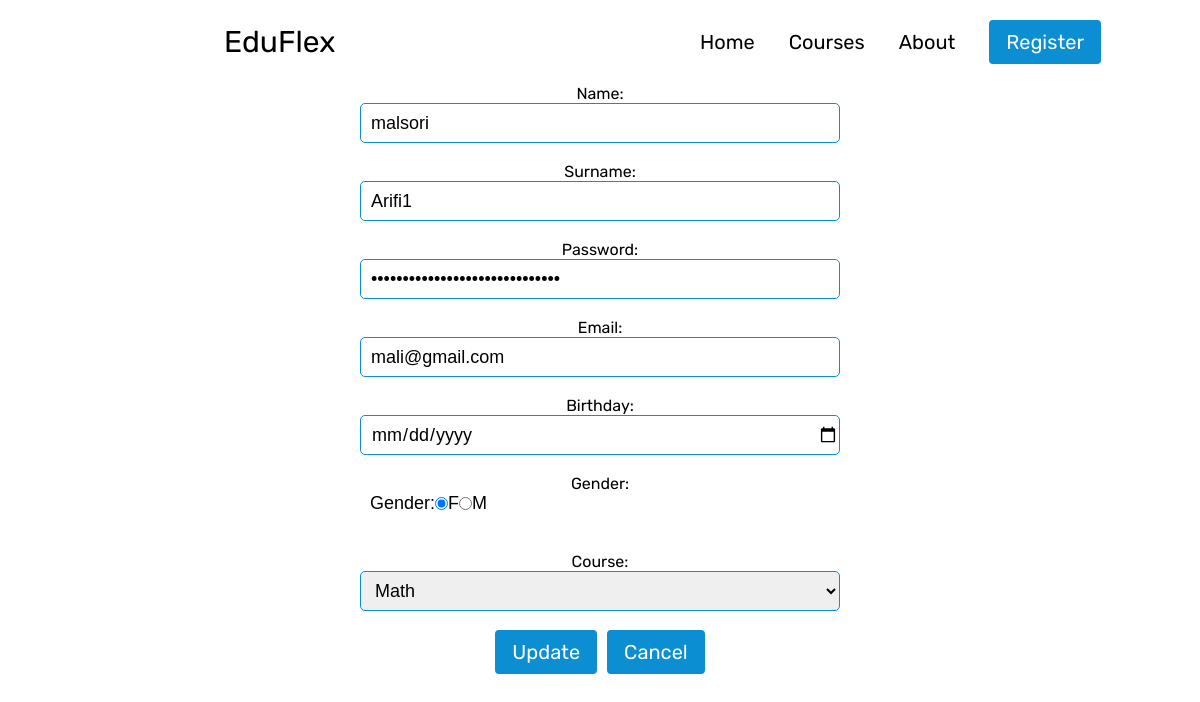
Screenshot of /coliprojekt/admupdate.php?update=8 with the database file from the repository.
### tables this page shows
CREATE TABLE `registration` (
  `id` int(11) NOT NULL,
  `firstName` varchar(30) DEFAULT NULL,
  `lastName` varchar(30) DEFAULT NULL,
  `password` char(50) DEFAULT NULL,
  `email` varchar(30) DEFAULT NULL,
  `birthday` date DEFAULT NULL,
  `gender` varchar(30) DEFAULT NULL,
  `course` varchar(30) DEFAULT NULL,
  `roli` int(2) NOT NULL
);

### coliprojekt/admupdate.php (the view, shortened to what this page needs)
<!DOCTYPE html>
<html>
    <head>
        <link rel="stylesheet" href="admupdate.css?v=<?php echo time();?>">
    </head>
    <body>
    <div id="navpc">
        <div class="logosection">
            <img src="logo.png">
            <p>EduFlex</p>
        </div>
        <ul>
            <li><a href="">Home</a></li>
            <li><a href="">Courses</a></li>
            <li><a href="">About</a></li>
            <li><a href=""><button class="buttons">Register</button></a></li>
        </ul>
    </div>
    <?php
        $connect=mysqli_connect("localhost","root","","eduflex");
            mysqli_select_db($connect,"eduflex");
        if(isset($_GET['update'])){
            $update_id = $_GET['update'];
            $select = "SELECT * FROM registration WHERE id='$update_id'";
            $query = mysqli_query($connect, $select);
        $row=mysqli_fetch_array($query);
    ?>
     <form id="form" method="post" action="admupdateID.php" enctype="multipart/form-data">
                Name:<input type="text" class="input" name="firstName" placeholder="Name" value="<?php echo $row['firstName'];?>"> <br>
                Surname:<input type="text" class="input" name="lastName" placeholder="Surname" value="<?php echo $row['lastName'];?>"><br>
                Password:<input type="password" class="input"  name="password" placeholder="Password" value="<?php echo $row['password'];?>"><br>
                Email:<input type="email" class="input" name="email" placeholder="Write your email" value="<?php echo $row['email'];?>"><br>
                Birthday:<input type="date" class="input" name="birthday" value="<?php echo $row['birthday'];?>"><br>
                Gender:<div id="gender"> Gender:<input type="radio" class="gender" checked="checked" name="gender" <?php if (isset($gender) && $gender=="Femer") echo "checked";?> value="Femer">F<br>
                        <input type="radio" class="gender" name="gender" <?php if (isset($gender) && $gender=="Mashkull") echo "checked";?> value="Mashkull">M</div><br><br>
                Course:<select class="input" name="course" value="<?php echo $row['course'];?>">
                    <option>Math</option>
                </select><br>
                <div id="buttons"> <input type="submit" name="update" class="buttons" value="Update"><br>
                <input type="reset" class="buttons" id="reset" value="Cancel">
    <?php }?>
    </body>
</html>

### coliprojekt/admupdate.css (style rules this page uses)
* { box-sizing: border-box; margin: 0; padding: 0; font-family: 'Rubik', sans-serif; }
#navpc { margin: 20px 7%; display: flex; align-items: center; justify-content: space-between; }
.logosection { display: flex; align-items: center; justify-content: center; cursor: pointer; }
.logosection img { width: 130px; }
.logosection p { font-size: 30px; margin-left: 10px; }
#navpc ul li { display: inline; margin-right: 15px; margin-left: 15px; font-size: 20px; cursor: pointer; }
#navpc ul li a { text-decoration: none; color: black; transition: all 0.3s ease 0s; }
.buttons { padding: 8px 15px; border-radius: 4px; border: 2px solid rgb(12,142,211); background-color: rgb(12,142,211); font-size: 20px; color: white; cursor: pointer; transition: all 0.3s ease 0s; }
#form { display: flex; align-items: center; justify-content: center; flex-direction: column; }
.input { width: 40%; height:40px; border-radius: 5px; font-size: large; border:1px solid rgb(12,142,211); font-family: sans-serif; padding-left: 10px; }
#buttons { display: flex; align-items: center; justify-content: center; }
#reset { margin-left: 10px; }
#gender { width:40%; display: flex; align-content: flex-start; justify-content: flex-start; font-size: large; font-family: sans-serif; padding-left: 10px; }

### rows the page displays
registration: firstName "malsori", lastName "Arifi1", email "mali@gmail.com", course "Math"
